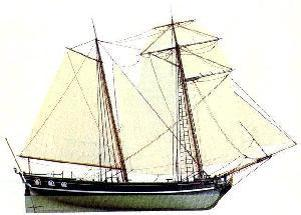
%> input picture CS216_image_understanding/Assignment1/image/set1/im01.jpg, 301 x 215 px; its folder holds 4 pictures in this run
$ octave averages.m   (GNU Octave 9; MATLAB toolbox functions it lacks are replaced by stand-ins)
%> lines starting %> are read from the running program, lines starting %| are printed output that depends on the picture


srcFiles2 = dir('C:\Users\caesarliu\Desktop\avg\set2\*.jpg');

srcFiles1 = dir('C:\Users\caesarliu\Desktop\avg\set1\*.jpg');

% For set1
gray_array=cell(1,57);
for i = 1 : length(srcFiles1)
  filename = strcat('C:\Users\caesarliu\Desktop\avg\set1\',srcFiles1(i).name);
  I =rgb2gray(imread(filename));
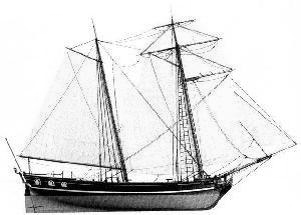
%> I: size 215x301 uint8; min 0, max 255, mean 220.6
  I=imresize(I,[300,215]);
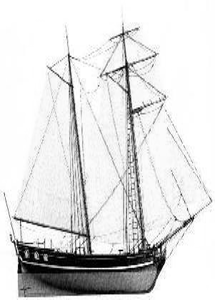
%> I: size 300x215 uint8; min 0, max 255, mean 220.6
  I=im2double(I);
%> I: size 300x215 double
  gray_array{i}=I;
end
%> pass 2 of the loop `for i = 1 : length(srcFiles1)`:
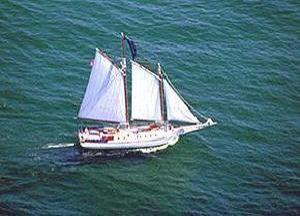
%> input picture CS216_image_understanding/Assignment1/image/set1/im02.jpg, 300 x 216 px
%> `I =rgb2gray(imread(filename));`:
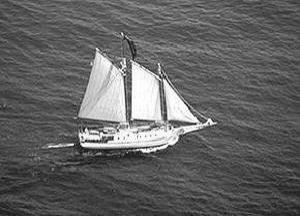
%> I: size 216x300 uint8; min 5, max 255, mean 98.2
%> `I=imresize(I,[300,215]);`:
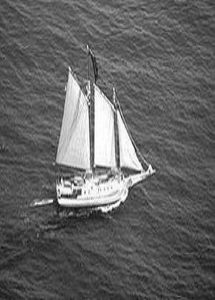
%> I: size 300x215 uint8; min 19, max 255, mean 98.2
%> pass 3 of the loop `for i = 1 : length(srcFiles1)`:
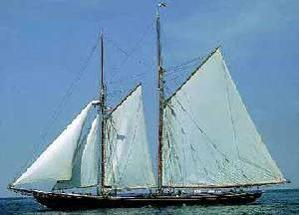
%> input picture CS216_image_understanding/Assignment1/image/set1/im03.jpg, 299 x 215 px
%> `I =rgb2gray(imread(filename));`:
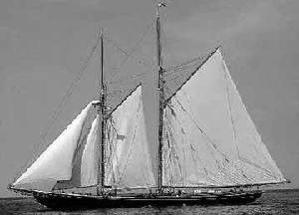
%> I: size 215x299 uint8; min 0, max 255, mean 140.2
%> `I=imresize(I,[300,215]);`:
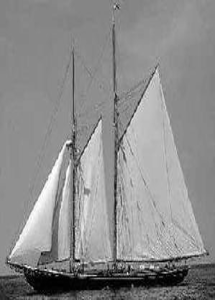
%> I: size 300x215 uint8; min 0, max 255, mean 140.2
%> the loop made 4 passes; the first 3 are shown


% average image in grayscale
ave1=average(gray_array,'gray');
% [76 lines not run here, left out]
function[average_im]=average(I,c)
%> called with c = 'gray'
% Funtion to produce an averaged version of multiple images
% input:
% I: a cell array with dimension 1*N, N is the number of images
% c: a string indicating whether the image is colored or not, can be either
% 'RGB' or 'gray'
% output:
% a matrix containing the pixel values
%
[M,N] =size(I);
if strcmp(c,'gray')
    [m,n]=size(I{1});
    average_im=zeros(m,n);
%> average_im: size 300x215 double; every value is 0
    for j=1:N
        average_im=average_im+I{j};
    end
%> this loop made 5 passes
%> pass 2, in average, `average_im=average_im+I{j};`:
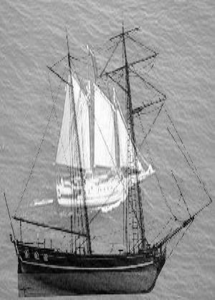
%> average_im: size 300x215 double; min 0.169, max 1.99, mean 1.25; drawn with min black and max white
%> pass 3, in average, `average_im=average_im+I{j};`:
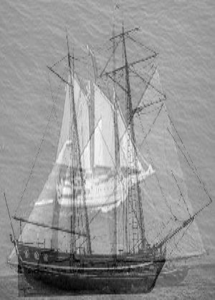
%> average_im: size 300x215 double; min 0.235, max 2.9, mean 1.8; drawn with min black and max white
%> (the run ends here)
